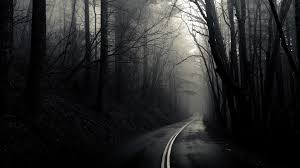
%> input picture Digital_Image_Processing/AS1/Assign1_imgs/Q1_3.jpeg, 300 x 168 px
$ octave q1.m   (GNU Octave 9; MATLAB toolbox functions it lacks are replaced by stand-ins)
%> lines starting %> are read from the running program, lines starting %| are printed output that depends on the picture; in (x1, y1, x2, y2) boxes, pixels count from 0 and x2, y2 are one past the last pixel; in counts of white or black regions, pixels touching at a corner belong together; the program's own positions count from 1
binSize = 256;
Img = rgb2gray(imread('Assign1_imgs/Q1_3.jpeg'));
%> Img: size 168x300 uint8; min 0, max 255, mean 39.6
%Img = imread('tire.tif');
wsize = 1;
figure,imshow(Img);
Img(size(Img,1):size(Img,1)+wsize,size(Img,2):size(Img,2)+wsize) = 0;
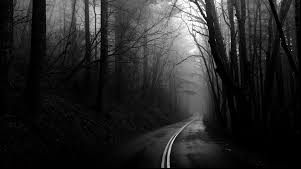
%> Img: size 169x301 uint8; min 0, max 255, mean 39.3
Img = double(Img);
%> Img: size 169x301 double
for row = 1:size(Img,1)-wsize
    row
    for col = 1:size(Img,2)-wsize

        HistEQIm = zeros(wsize);
        I = Img(row:row+wsize-1,col:col+wsize-1);
        Image_histogram =hist(double(I(:)),binSize);
        Cumlative_sum=cumsum(Image_histogram/(size(I,1)*size(I,2)));
        Img(row+(wsize-1)/2,col+(wsize-1)/2) =  ((Cumlative_sum(I((wsize+1)/2,(wsize+1)/2)+1)*binSize));
    end
end
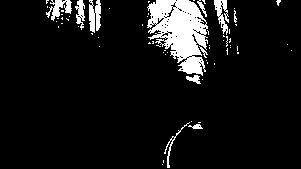
%> Img: size 169x301 double; values 0 (black) and 256 (white), 8.5% white; 66 white regions (55 under 20 px), largest, box (x1, y1, x2, y2) and area: (147, 0, 208, 76) 2825, (89, 0, 101, 33) 287, (214, 0, 229, 35) 257
figure,imshow(uint8(Img));


binSize = 256;
%> (the run ends here)

$ run again, with Digital_Image_Processing/AS1/Assign1_imgs/Q1_1.jpeg copied over Digital_Image_Processing/AS1/Assign1_imgs/Q1_3.jpeg
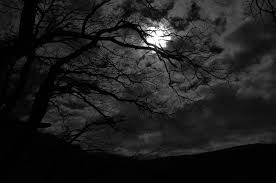
%> input picture Digital_Image_Processing/AS1/Assign1_imgs/Q1_1.jpeg, 276 x 183 px
%> `Img(size(Img,1):size(Img,1)+wsize,size(Img,2):size(Img,2)+wsize) = 0;`:
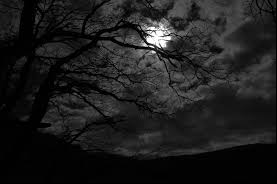
%> Img: size 184x277 uint8; min 0, max 255, mean 29
%> after the loop `for row = 1:size(Img,1)-wsize`:
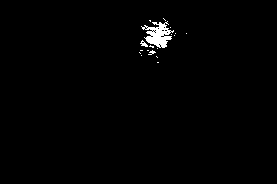
%> Img: size 184x277 double; values 0 (black) and 256 (white), 1% white; 18 white regions (16 under 20 px), largest, box (x1, y1, x2, y2) and area: (141, 21, 174, 48) 445, (140, 40, 148, 47) 27

$ run again, with Digital_Image_Processing/AS1/Assign1_imgs/Q1_2.jpeg copied over Digital_Image_Processing/AS1/Assign1_imgs/Q1_3.jpeg
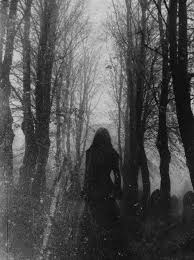
%> input picture Digital_Image_Processing/AS1/Assign1_imgs/Q1_2.jpeg, 194 x 260 px
%> `Img(size(Img,1):size(Img,1)+wsize,size(Img,2):size(Img,2)+wsize) = 0;`:
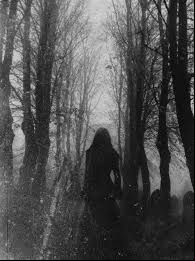
%> Img: size 261x195 uint8; min 0, max 224, mean 79.1
%> after the loop `for row = 1:size(Img,1)-wsize`:
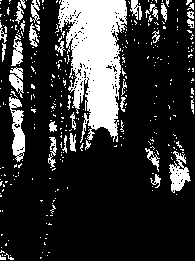
%> Img: size 261x195 double; values 0 (black) and 256 (white), 20.1% white; 332 white regions (297 under 20 px), largest, box (x1, y1, x2, y2) and area: (58, 0, 127, 143) 6031, (9, 96, 25, 162) 577, (169, 151, 191, 193) 463

$ run again, with Digital_Image_Processing/AS1/Assign1_imgs/1.jpeg copied over Digital_Image_Processing/AS1/Assign1_imgs/Q1_3.jpeg
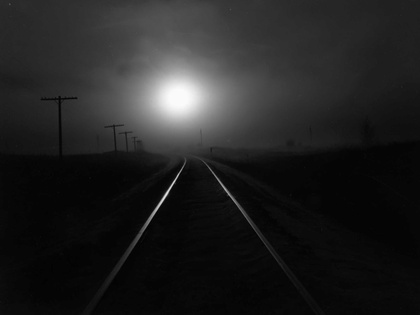
%> input picture Digital_Image_Processing/AS1/Assign1_imgs/1.jpeg, 420 x 315 px, shrunk from 1600 x 1200 before the run
%> after the loop `for row = 1:size(Img,1)-wsize`:
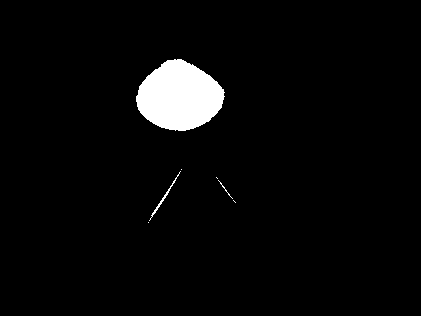
%> Img: size 316x421 double; values 0 (black) and 256 (white), 3.6% white; 7 white regions (4 under 20 px), largest, box (x1, y1, x2, y2) and area: (136, 59, 225, 131) 4595, (149, 171, 181, 221) 101, (218, 180, 233, 199) 24
